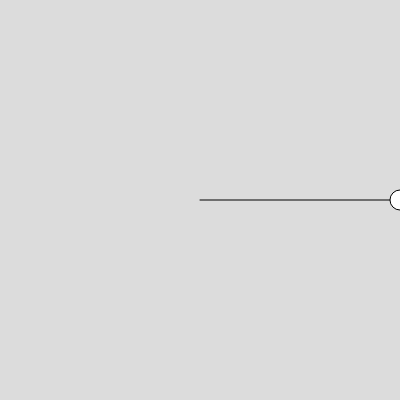
Frame 1 (no input)
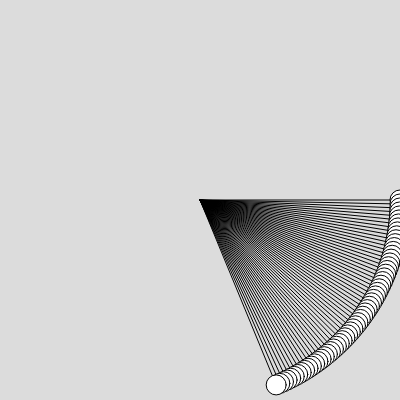
Frame 60 (no input)
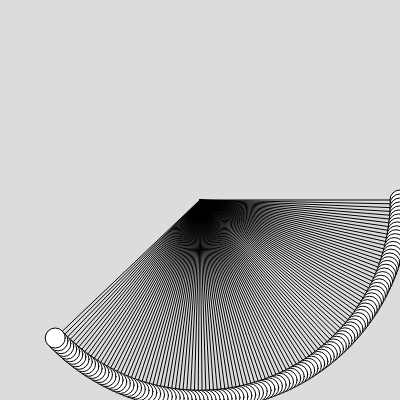
Frame 120 (the mouse pressed at the canvas centre since frame 60)

The p5.js sketch that drew these frames (run headless with seeded random() and noise() and a simulated clock; from frame 60 on, the mouse is pressed at the canvas centre):

// p5.js sketch
// ── sketch.js
var angle = 0;
function setup() {
  createCanvas(400, 400);
  background(220);
}

function draw() {
  var x = map(cos(angle),-1,1,0,width);
  var y = map(sin(angle), -1,1,0,height);
  line(200,200,x,y);
  ellipse(x,y,20,20);
  angle+=0.02;
}
